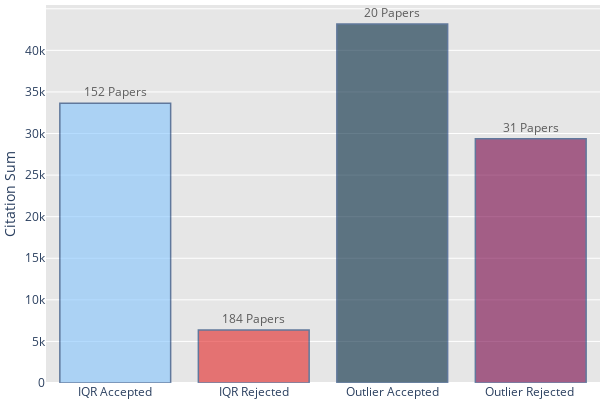

Write notebook code for a chart like this one.
### Code cell
# create a bar plot of citation mean for accepted and rejected papers, and outliers 
fig = make_subplots(rows=1, cols=1)

fig.add_trace(go.Bar(x=['IQR Accepted', 'IQR Rejected', 'Outlier Accepted', 'Outlier Rejected '],
                        y=[accepted_norm['citation'].sum(), rejected_norm['citation'].sum(), 
                            accepted_outliers['citation'].sum(), rejected_outliers['citation'].sum()],marker=dict(color = ['#84c5fe', '#e32626', '#02273f', '#780448'])),
                        row=1, col=1)
# put alpha on colors
fig.update_traces(marker_line_color='rgb(8,48,107)',
                    marker_line_width=1.5, opacity=0.6)
texts = [ f'{len(accepted_norm)} Papers', f'{len(rejected_norm)} Papers', 
f'{len(accepted_outliers)} Papers', f'{len(rejected_outliers)} Papers']

fig.update_traces(texttemplate = texts, textposition = "outside")

#change the colour of trace text 
fig['layout'].update(plot_bgcolor='rgb(230, 230,230)')
fig['layout'].update(margin={'l': 0, 'r': 0, 't': 0, 'b': 0})
fig.update_traces(textfont_color = 'black')

# give title to y axis
fig.update_yaxes(title_text="Citation Sum", row=1, col=1)

fig.update_layout(height=400, width=600)
pio.write_image(fig, 'figures/outliers.pdf', format='pdf')
fig.show()

### Figure 1 — Plotly figure (JSON) as saved in the notebook; plotly's stock layout.template omitted (floating-point values rounded to 4 significant figures)
{"data": [{"marker": {"color": ["#84c5fe", "#e32626", "#02273f", "#780448"], "line": {"color": "rgb(8,48,107)", "width": 1.5}}, "opacity": 0.6, "textfont": {"color": "black"}, "textposition": "outside", "texttemplate": ["152 Papers", "184 Papers", "20 Papers", "31 Papers"], "type": "bar", "x": ["IQR Accepted", "IQR Rejected", "Outlier Accepted", "Outlier Rejected "], "xaxis": "x", "y": [33634, 6377, 43182, 29370], "yaxis": "y"}], "layout": {"height": 400, "margin": {"b": 0, "l": 0, "r": 0, "t": 0}, "plot_bgcolor": "rgb(230, 230,230)", "width": 600, "xaxis": {"anchor": "y", "domain": [0, 1]}, "yaxis": {"anchor": "x", "domain": [0, 1], "title": {"text": "Citation Sum"}}}}
